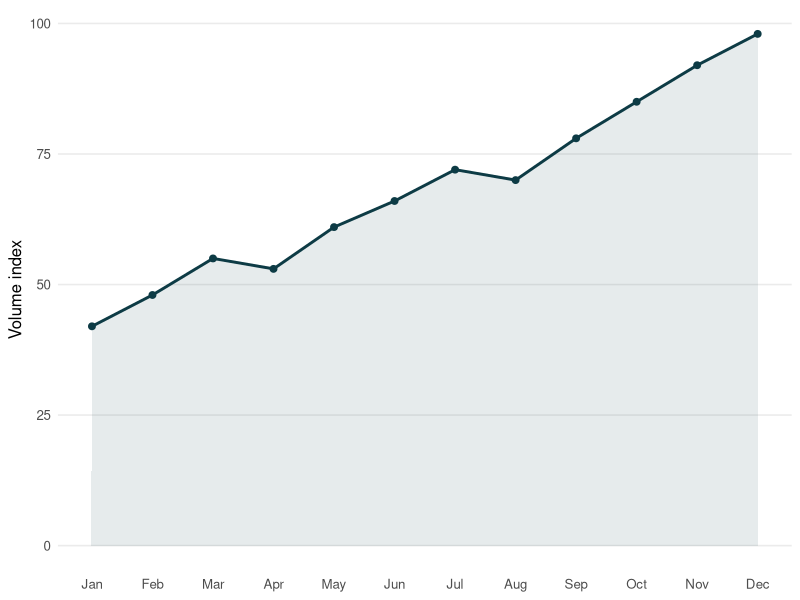
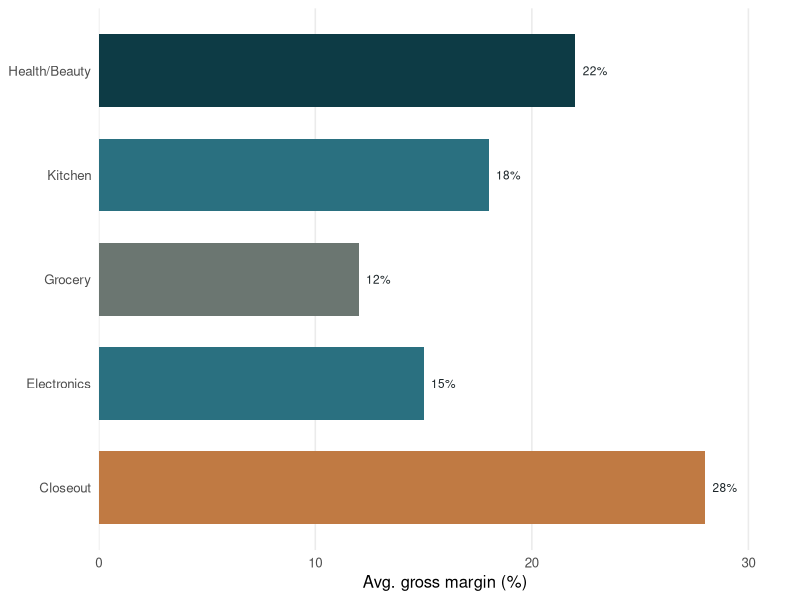
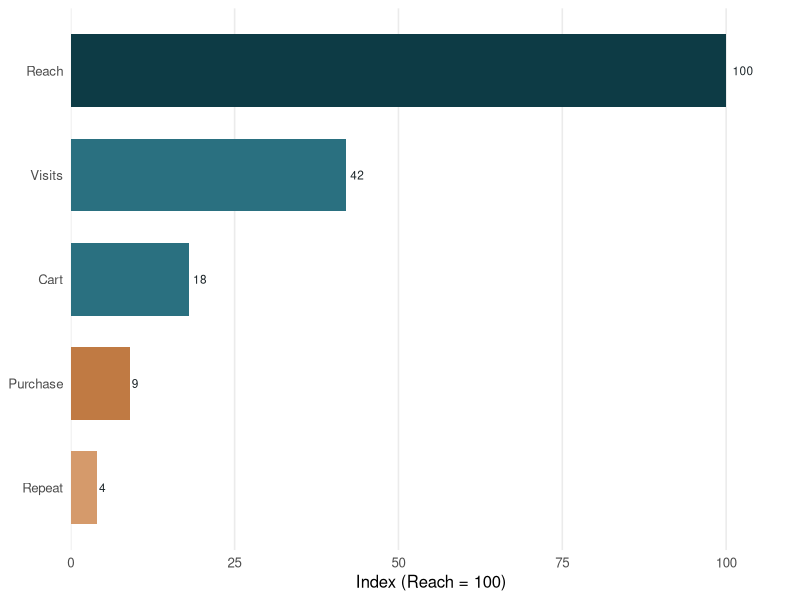
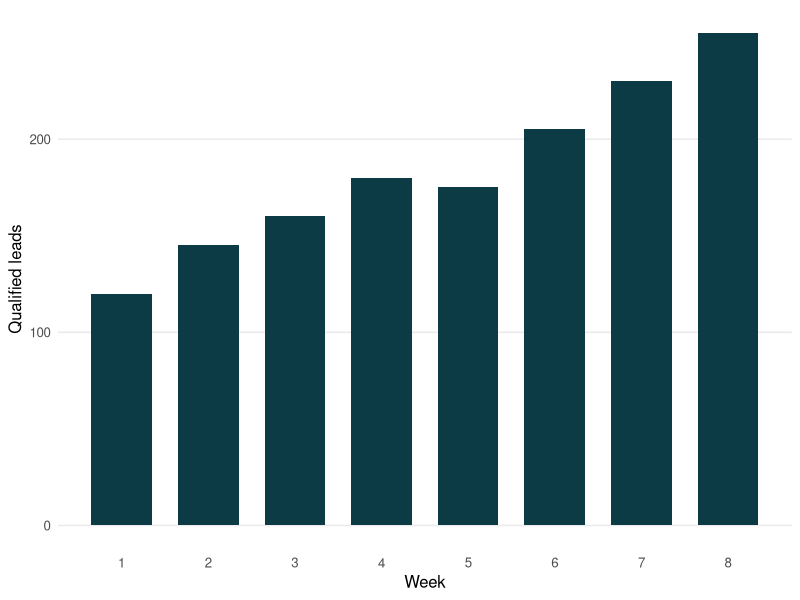

Source code (R) for these figures, in order:
## ---- chunk 1
#| label: setup
library(ggplot2)

PETROL <- "#0d3b45"; COPPER <- "#c07a43"; STEEL <- "#2a7080"; MUTED <- "#6b7671"

theme_dash <- function(base_size = 12) {
  theme_minimal(base_size = base_size) +
    theme(
      legend.position = "none",
      panel.grid.minor = element_blank(),
      plot.background = element_rect(fill = NA, color = NA),
      panel.background = element_rect(fill = NA, color = NA)
    )
}
## ---- chunk 2
#| fig-width: 7
#| fig-height: 3.6
df <- data.frame(
  month = factor(month.abb, levels = month.abb),
  vol = c(42,48,55,53,61,66,72,70,78,85,92,98)
)
ggplot(df, aes(as.integer(month), vol)) +
  geom_area(fill = PETROL, alpha = 0.10) +
  geom_line(color = PETROL, linewidth = 1) +
  geom_point(color = PETROL, size = 2) +
  scale_x_continuous(breaks = 1:12, labels = month.abb) +
  labs(x = NULL, y = "Volume index") +
  theme_dash() +
  theme(panel.grid.major.x = element_blank())
## ---- chunk 3
#| fig-width: 5.6
#| fig-height: 3.6
df <- data.frame(
  cat = factor(c("Health/Beauty","Kitchen","Grocery","Electronics","Closeout"),
               levels = rev(c("Health/Beauty","Kitchen","Grocery","Electronics","Closeout"))),
  margin = c(22,18,12,15,28)
)
cols <- rev(c(PETROL, STEEL, MUTED, STEEL, COPPER))
ggplot(df, aes(margin, cat, fill = cat)) +
  geom_col(width = 0.7) +
  geom_text(aes(label = paste0(margin, "%")), hjust = -0.3, size = 3, color = "#1c2529") +
  scale_fill_manual(values = cols) +
  scale_x_continuous(limits = c(0, 32), expand = c(0, 0)) +
  labs(x = "Avg. gross margin (%)", y = NULL) +
  theme_dash() +
  theme(panel.grid.major.y = element_blank())
## ---- chunk 4
#| fig-width: 6
#| fig-height: 3.4
df <- data.frame(
  stage = factor(c("Reach","Visits","Cart","Purchase","Repeat"),
                 levels = rev(c("Reach","Visits","Cart","Purchase","Repeat"))),
  value = c(100,42,18,9,4)
)
cols <- rev(c(PETROL, STEEL, STEEL, COPPER, "#d59a6b"))
ggplot(df, aes(value, stage, fill = stage)) +
  geom_col(width = 0.7) +
  geom_text(aes(label = value), hjust = -0.3, size = 3, color = "#1c2529") +
  scale_fill_manual(values = cols) +
  scale_x_continuous(limits = c(0, 110), expand = c(0, 0)) +
  labs(x = "Index (Reach = 100)", y = NULL) +
  theme_dash() +
  theme(panel.grid.major.y = element_blank())
## ---- chunk 5
#| fig-width: 6
#| fig-height: 3.4
df <- data.frame(week = 1:8, leads = c(120,145,160,180,175,205,230,255))
ggplot(df, aes(week, leads)) +
  geom_col(fill = PETROL, width = 0.7) +
  scale_x_continuous(breaks = 1:8) +
  labs(x = "Week", y = "Qualified leads") +
  theme_dash() +
  theme(panel.grid.major.x = element_blank())
